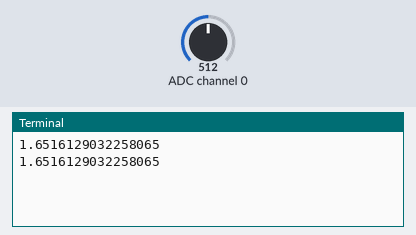
This program was run on a simulated Raspberry Pi (BCM pin numbers). On the bench: the last lines printed to the terminal. Inputs (shaded band) come from the test bench; at power-on: ADC channel 0 = 512 (analog values on the 0–1023 scale).

Above: at 1.2 s.
1.3 s: ADC channel 0 set to 716
At 2.4 s:
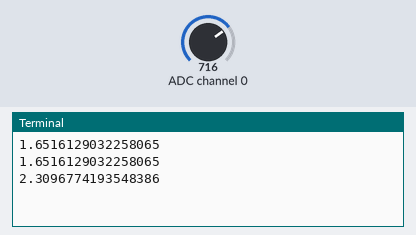
2.8 s: ADC channel 0 set to 900
At 3.8 s:
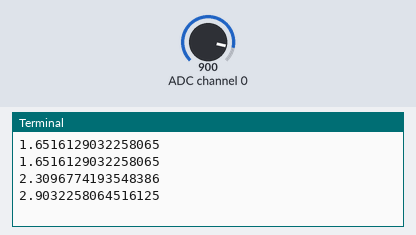
Timing chart, 0 to 5.8 s (numbered marks = the images above; inputs shaded):
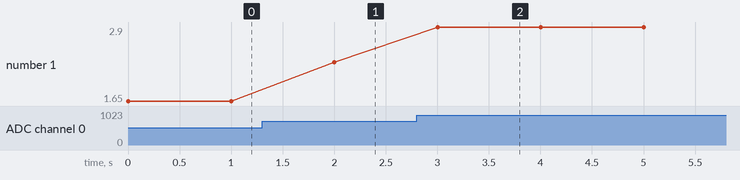

The program:

adc_test.py
```python
# ADC Test - Lab RPi2 Photodimmer
# Reese Ford
# Created 10/29/2024
# Modified 10/31/2024 by Reese Ford
# Last Commit: b6073610c0391506aef6787f4d934a0b10308abb

# Pin Vars
PIN_SCLK = 23
PIN_MISO = 21
PIN_MOSI = 19
PIN_CS = 24

import spidev
import time
import sys

# Initialize SPI
spi = spidev.SpiDev()
spi.open(0, 0)
spi.max_speed_hz = 100000

def read_adc() :
    # Configure ADC
    configureADCPacket = [0x1, 0x80, 0x0]
    recieved = spi.xfer(configureADCPacket)

    # Convert to ADC Value
    recieved[1] = recieved[1] << 8
    adcValue = recieved[1] + recieved[2]

    # Convert to Voltage
    voltage = (adcValue / (pow(2,10) - 1)) * 3.3
    return voltage

try:
    while True:
        voltage = read_adc()
        print(voltage)
        time.sleep(1)
except KeyboardInterrupt:
    print(" Stopping Program")
    sys.exit()
```

Measured:
- after the input at 1.3 s, the terminal: prints a new line after 0.70 s (image 1)
- after the input at 2.8 s, the terminal: prints a new line after 0.20 s (image 2)
- plotted number 1: 1.65 → 2.31 after the input at 1.3 s, 2.31 → 2.9 after the input at 2.8 s
